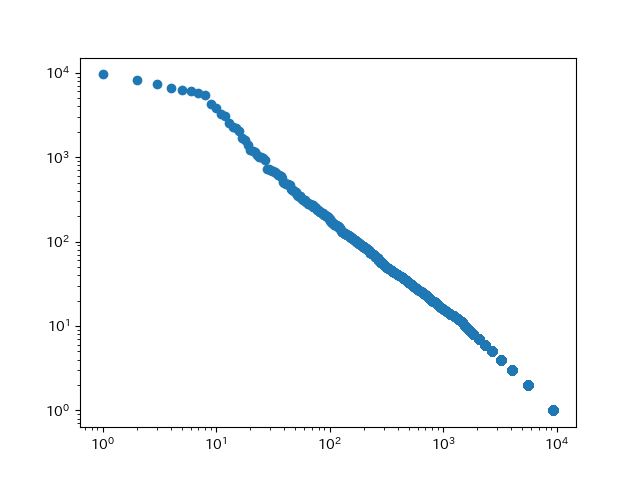

Python code for this plot:
import pandas as pd
import matplotlib.pyplot as plt
import matplotlib_fontja
from knock35 import count_word

result = count_word()

data = []

for r in result:
  data.append(r[1])

data = {'value': data}

df = pd.DataFrame(data)
df['ranks'] = df.rank(ascending=False)

rank_order = df['ranks'].argsort()
ordered_data = df.iloc[rank_order]

ax = plt.gca()
ax.set_xscale('log')
ax.set_yscale('log')
plt.scatter(ordered_data.ranks.tolist(), ordered_data.value.tolist())
plt.savefig('./kotsugi/chapter04/knock39.png')
